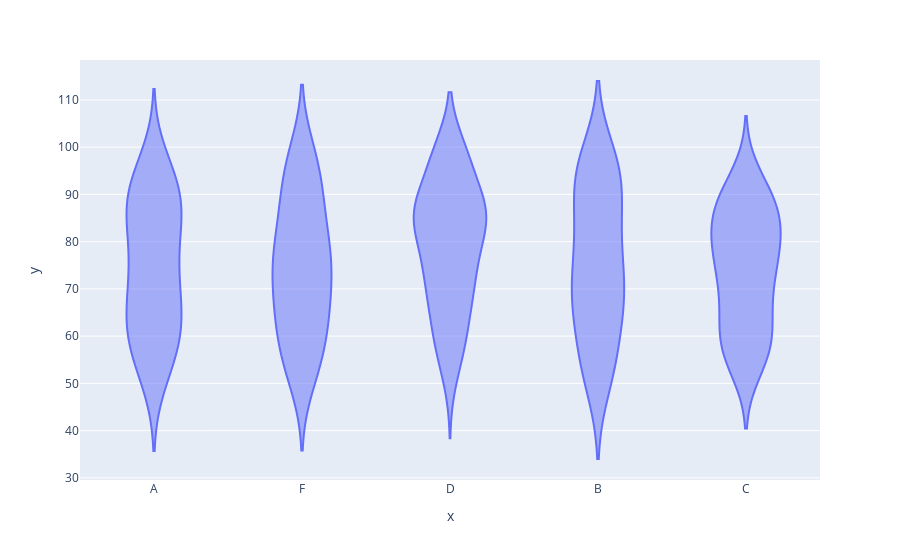

Notebook code cell kept with this figure:
### Code cell
px.violin(x=df['Grade'], y=df['Score'])

### Figure 1 — Plotly figure (JSON) as saved in the notebook; plotly's stock layout.template omitted (floating-point values rounded to 4 significant figures; data arrays with more than 128 entries replaced by an {"elided": "..."} marker saying what was removed)
{"data": [{"alignmentgroup": "True", "box": {"visible": false}, "hovertemplate": "x=%{x}<br>y=%{y}<extra></extra>", "legendgroup": "", "marker": {"color": "#636efa"}, "name": "", "offsetgroup": "", "orientation": "v", "scalegroup": "True", "showlegend": false, "type": "violin", "x": {"elided": "200 str values"}, "x0": " ", "xaxis": "x", "y": {"elided": "200 int values"}, "y0": " ", "yaxis": "y"}], "layout": {"legend": {"tracegroupgap": 0}, "margin": {"t": 60}, "violinmode": "group", "xaxis": {"anchor": "y", "domain": [0, 1], "title": {"text": "x"}}, "yaxis": {"anchor": "x", "domain": [0, 1], "title": {"text": "y"}}}}
